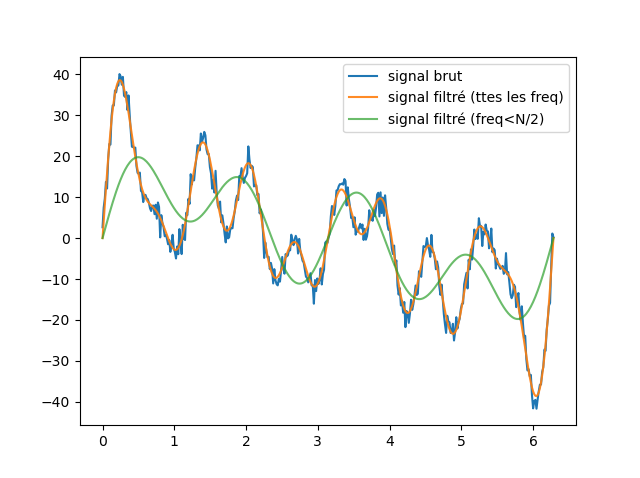

Source code (Python):
# -*- coding: utf-8 -*-
"""
Created on Tue Nov 17 14:37:01 2020

@author: Julien
"""

import numpy as np
import matplotlib.pyplot as plt
from  scipy.integrate import quad
import random
import math

# Variables globales
N = 10
Ampli = [random.randint(1,N) for i in range(N)]
Freq = [random.randint(1,N) for i in range(N)]
print(Ampli)
print(Freq)

def f(x):
    S=0
    for i in range(len(Ampli)):
        S+=Ampli[i]*np.sin(Freq[i]*x)
    return S

def signal_bruit(x):
    S=0
    for i in range(len(Ampli)):
        S+=Ampli[i]*np.sin(Freq[i]*x)+2*random.random()-1
    return S

X = np.linspace(0,2*math.pi,400)
plt.plot(X,[signal_bruit(x) for x in X], label='signal brut')

def getAmpli(f,freq):
    return (1/np.pi)*quad(lambda x:f(x)*np.sin(freq*x),0,2*np.pi)[0]

F = np.unique(np.array(Freq))

'''
filtrage proche de l'original
'''
A = np.zeros(F.shape)
for i in range(len(F)):
    A[i] = getAmpli(f,F[i])

def signal_filtre(x):
    S=0
    for i in range(len(A)):
        S+=A[i]*np.sin(F[i]*x)
    return S

plt.plot(X,signal_filtre(X), zorder=3, alpha=0.9, label='signal filtré (ttes les freq)')

'''
filtrage coupant les fréquences inférieures à N/2
'''

F = F[F<N/2]

A = np.zeros(F.shape)
for i in range(len(F)):
    A[i] = getAmpli(f,F[i])

def signal_filtre(x):
    S=0
    for i in range(len(A)):
        S+=A[i]*np.sin(F[i]*x)
    return S

plt.plot(X,signal_filtre(X), zorder=3, alpha=0.7, label='signal filtré (freq<N/2)')


plt.legend()
